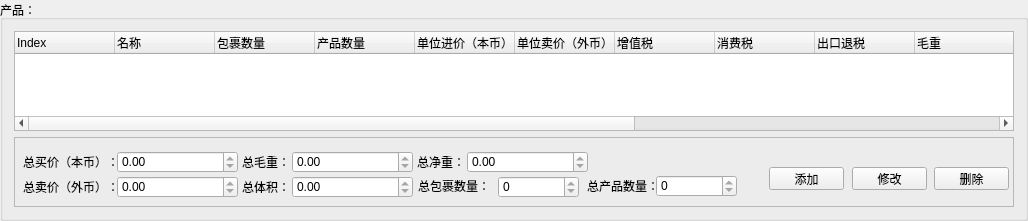
    <widget class="QGroupBox" name="groupBox_2">
     <property name="sizePolicy">
      <sizepolicy hsizetype="Expanding" vsizetype="Preferred">
       <horstretch>0</horstretch>
       <verstretch>0</verstretch>
      </sizepolicy>
     </property>
     <property name="maximumSize">
      <size>
       <width>16777215</width>
       <height>210</height>
      </size>
     </property>
     <property name="title">
      <string>产品：</string>
     </property>
     <layout class="QVBoxLayout" name="verticalLayout">
      <item>
       <widget class="QTreeWidget" name="productList">
        <property name="sizePolicy">
         <sizepolicy hsizetype="Expanding" vsizetype="Fixed">
          <horstretch>0</horstretch>
          <verstretch>0</verstretch>
         </sizepolicy>
        </property>
        <property name="minimumSize">
         <size>
          <width>0</width>
          <height>100</height>
         </size>
        </property>
        <property name="maximumSize">
         <size>
          <width>16777215</width>
          <height>100</height>
         </size>
        </property>
        <attribute name="headerDefaultSectionSize">
         <number>100</number>
        </attribute>
        <column>
         <property name="text">
          <string>Index</string>
         </property>
        </column>
        <column>
         <property name="text">
          <string>名称</string>
         </property>
        </column>
        <column>
         <property name="text">
          <string>包裹数量</string>
         </property>
        </column>
        <column>
         <property name="text">
          <string>产品数量</string>
         </property>
        </column>
        <column>
         <property name="text">
          <string>单位进价（本币）</string>
         </property>
        </column>
        <column>
         <property name="text">
          <string>单位卖价（外币）</string>
         </property>
        </column>
        <column>
         <property name="text">
          <string>增值税</string>
         </property>
        </column>
        <column>
         <property name="text">
          <string>消费税</string>
         </property>
        </column>
        <column>
         <property name="text">
          <string>出口退税</string>
         </property>
        </column>
        <column>
         <property name="text">
          <string>毛重</string>
         </property>
        </column>
        <column>
         <property name="text">
          <string>净重</string>
         </property>
        </column>
        <column>
         <property name="text">
          <string>体积</string>
         </property>
        </column>
        <column>
         <property name="text">
          <string>总买价（本币）</string>
         </property>
        </column>
        <column>
         <property name="text">
          <string>总卖价（外币）</string>
         </property>
        </column>
        <column>
         <property name="text">
          <string>总毛重</string>
         </property>
        </column>
        <column>
         <property name="text">
          <string>总体积</string>
         </property>
        </column>
       </widget>
      </item>
      <item>
       <widget class="QFrame" name="frame_4">
        <property name="sizePolicy">
         <sizepolicy hsizetype="Fixed" vsizetype="Fixed">
          <horstretch>0</horstretch>
          <verstretch>0</verstretch>
         </sizepolicy>
        </property>
        <property name="minimumSize">
         <size>
          <width>1000</width>
          <height>70</height>
         </size>
        </property>
        <property name="maximumSize">
         <size>
          <width>1000</width>
          <height>70</height>
         </size>
        </property>
        <property name="frameShape">
         <enum>QFrame::StyledPanel</enum>
        </property>
        <property name="frameShadow">
         <enum>QFrame::Raised</enum>
        </property>
        <widget class="QSpinBox" name="totalProductNumber">
         <property name="enabled">
          <bool>true</bool>
         </property>
         <property name="geometry">
          <rect>
           <x>642</x>
           <y>38</y>
           <width>81</width>
           <height>22</height>
          </rect>
         </property>
         <property name="readOnly">
          <bool>true</bool>
         </property>
         <property name="maximum">
          <number>999999999</number>
         </property>
        </widget>
        <widget class="QLabel" name="label_9">
         <property name="geometry">
          <rect>
           <x>9</x>
           <y>19</y>
           <width>96</width>
           <height>12</height>
          </rect>
         </property>
         <property name="text">
          <string>总买价（本币）：</string>
         </property>
        </widget>
        <widget class="QPushButton" name="deleteProduct">
         <property name="geometry">
          <rect>
           <x>920</x>
           <y>30</y>
           <width>75</width>
           <height>23</height>
          </rect>
         </property>
         <property name="text">
          <string>删除</string>
         </property>
        </widget>
        <widget class="QLabel" name="label_11">
         <property name="geometry">
          <rect>
           <x>9</x>
           <y>44</y>
           <width>96</width>
           <height>12</height>
          </rect>
         </property>
         <property name="text">
          <string>总卖价（外币）：</string>
         </property>
        </widget>
        <widget class="QLabel" name="label_14">
         <property name="geometry">
          <rect>
           <x>573</x>
           <y>43</y>
           <width>72</width>
           <height>12</height>
          </rect>
         </property>
         <property name="text">
          <string>总产品数量：</string>
         </property>
        </widget>
        <widget class="QLabel" name="label_10">
         <property name="geometry">
          <rect>
           <x>228</x>
           <y>19</y>
           <width>48</width>
           <height>12</height>
          </rect>
         </property>
         <property name="text">
          <string>总毛重：</string>
         </property>
        </widget>
        <widget class="QLabel" name="label_12">
         <property name="geometry">
          <rect>
           <x>228</x>
           <y>44</y>
           <width>48</width>
           <height>12</height>
          </rect>
         </property>
         <property name="text">
          <string>总体积：</string>
         </property>
        </widget>
        <widget class="QPushButton" name="modifyProduct">
         <property name="geometry">
          <rect>
           <x>838</x>
           <y>30</y>
           <width>75</width>
           <height>23</height>
          </rect>
         </property>
         <property name="text">
          <string>修改</string>
         </property>
        </widget>
        <widget class="QDoubleSpinBox" name="totalMWeight">
         <property name="enabled">
          <bool>true</bool>
         </property>
         <property name="geometry">
          <rect>
           <x>278</x>
           <y>14</y>
           <width>121</width>
           <height>22</height>
          </rect>
         </property>
         <property name="readOnly">
          <bool>true</bool>
         </property>
         <property name="maximum">
          <double>999999999.000000000000000</double>
         </property>
         <property name="value">
          <double>0.000000000000000</double>
         </property>
        </widget>
        <widget class="QPushButton" name="addProduct">
         <property name="geometry">
          <rect>
           <x>755</x>
           <y>30</y>
           <width>75</width>
           <height>23</height>
          </rect>
         </property>
         <property name="text">
          <string>添加</string>
         </property>
        </widget>
        <widget class="QDoubleSpinBox" name="totalVolume">
         <property name="enabled">
          <bool>true</bool>
         </property>
         <property name="geometry">
          <rect>
           <x>278</x>
           <y>39</y>
           <width>121</width>
           <height>22</height>
          </rect>
         </property>
         <property name="readOnly">
          <bool>true</bool>
         </property>
         <property name="maximum">
          <double>999999999.000000000000000</double>
         </property>
         <property name="value">
          <double>0.000000000000000</double>
         </property>
        </widget>
        <widget class="QSpinBox" name="totalPakNumber">
         <property name="enabled">
          <bool>true</bool>
         </property>
         <property name="geometry">
          <rect>
           <x>484</x>
           <y>39</y>
           <width>81</width>
           <height>22</height>
          </rect>
         </property>
         <property name="readOnly">
          <bool>true</bool>
         </property>
         <property name="maximum">
          <number>999999999</number>
         </property>
        </widget>
        <widget class="QDoubleSpinBox" name="totalPriceIn">
         <property name="enabled">
          <bool>true</bool>
         </property>
         <property name="geometry">
          <rect>
           <x>103</x>
           <y>14</y>
           <width>121</width>
           <height>22</height>
          </rect>
         </property>
         <property name="readOnly">
          <bool>true</bool>
         </property>
         <property name="maximum">
          <double>999999999.000000000000000</double>
         </property>
         <property name="value">
          <double>0.000000000000000</double>
         </property>
        </widget>
        <widget class="QDoubleSpinBox" name="totalPriceOut">
         <property name="enabled">
          <bool>true</bool>
         </property>
         <property name="geometry">
          <rect>
           <x>103</x>
           <y>39</y>
           <width>121</width>
           <height>22</height>
          </rect>
         </property>
         <property name="readOnly">
          <bool>true</bool>
         </property>
         <property name="maximum">
          <double>999999999.000000000000000</double>
         </property>
         <property name="value">
          <double>0.000000000000000</double>
         </property>
        </widget>
        <widget class="QLabel" name="label_13">
         <property name="geometry">
          <rect>
           <x>404</x>
           <y>43</y>
           <width>72</width>
           <height>12</height>
          </rect>
         </property>
         <property name="text">
          <string>总包裹数量：</string>
         </property>
        </widget>
        <widget class="QLabel" name="label_85">
         <property name="geometry">
          <rect>
           <x>403</x>
           <y>19</y>
           <width>48</width>
           <height>12</height>
          </rect>
         </property>
         <property name="text">
          <string>总净重：</string>
         </property>
        </widget>
        <widget class="QDoubleSpinBox" name="totalJWeight">
         <property name="enabled">
          <bool>true</bool>
         </property>
         <property name="geometry">
          <rect>
           <x>453</x>
           <y>14</y>
           <width>121</width>
           <height>22</height>
          </rect>
         </property>
         <property name="readOnly">
          <bool>true</bool>
         </property>
         <property name="maximum">
          <double>999999999.000000000000000</double>
         </property>
         <property name="value">
          <double>0.000000000000000</double>
         </property>
        </widget>
       </widget>
      </item>
     </layout>
    </widget>
